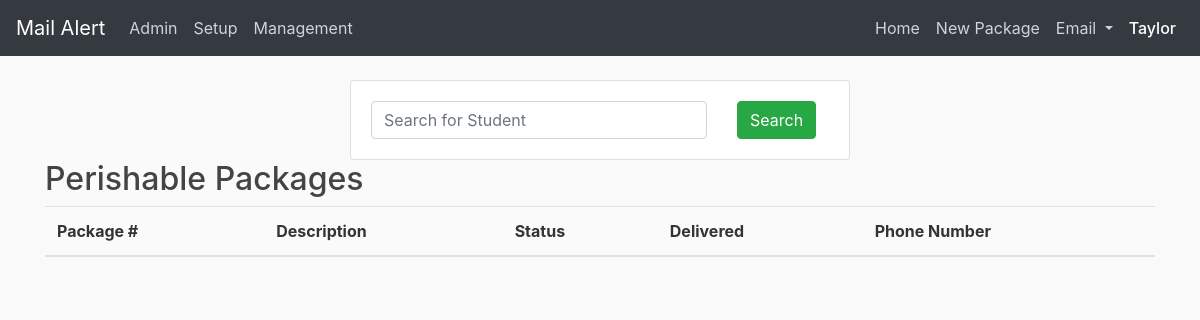
Before: /home (signed in) with the older database file.
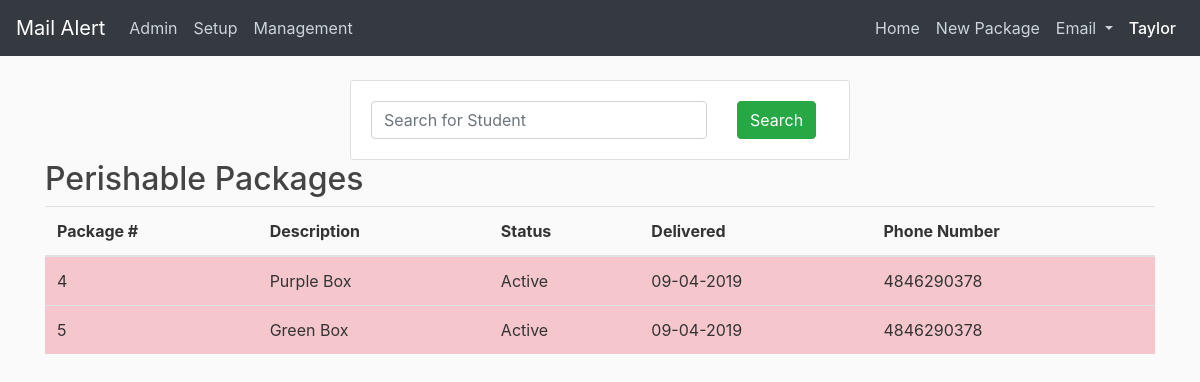
After: the same page with the newer database file.
### mailalert/models.py (models this page shows, shortened)
class Employee(db.Model, UserMixin):
    id = db.Column(db.Integer, primary_key=True)
    hired_date = db.Column(db.DateTime, nullable=False, default=datetime.now)
    end_date = db.Column(db.DateTime)
    active = db.Column(db.Boolean, default=True)
    email = db.Column(db.String(120), unique=True, nullable=False)
    first_name = db.Column(db.String(100), nullable=False)
    last_name = db.Column(db.String(100), nullable=False)
    password = db.Column(db.String(60), nullable=False)
    access = db.Column(db.String, nullable=False, default="DR")
    hall_id = db.Column(db.Integer, db.ForeignKey('hall.id'))
    logins = db.relationship('Login', backref='employee')
    sent_mail = db.relationship('SentMail', backref='employee')
    inputted_packages = db.relationship(
        'Package', foreign_keys='[Package.employee_input_id]', backref='inputted')
    removed_packages = db.relationship(
        'Package', foreign_keys='[Package.employee_remove_id]', backref='removed')
    def is_admin(self):
        return self.access == 'Admin'
    def allowed(self, access_level):
        return ACCESS[self.access] >= ACCESS[access_level]

class Package(db.Model):
    id = db.Column(db.Integer, primary_key=True)
    status = db.Column(db.String(100), nullable=False, default="Active")
    description = db.Column(db.String(250), nullable=False)
    delivery_date = db.Column(
        db.DateTime, nullable=False, default=datetime.now)
    picked_up_date = db.Column(db.DateTime)
    perishable = db.Column(db.Boolean, default=False, nullable=False)
    student_id = db.Column(db.Integer, db.ForeignKey('student.id'))
    hall_id = db.Column(db.Integer, db.ForeignKey('hall.id'))
    employee_input_id = db.Column(db.Integer, db.ForeignKey('employee.id'))
    employee_remove_id = db.Column(db.Integer, db.ForeignKey('employee.id'))

class Student(db.Model):
    id = db.Column(db.Integer, primary_key=True)
    email = db.Column(db.String(100), unique=True, nullable=False)
    student_id = db.Column(db.String(9), unique=True, nullable=False)
    first_name = db.Column(db.String(100), nullable=False)
    last_name = db.Column(db.String(100), nullable=False)
    room_number = db.Column(db.String(6), nullable=False)
    phone_number = db.Column(db.String(15), unique=True)
    hall_id = db.Column(db.Integer, db.ForeignKey('hall.id'))
    packages = db.relationship('Package', backref='owner')

### mailalert/main/routes.py (the view)
@main.route("/", methods=['GET', 'POST'])
@main.route("/home", methods=['GET', 'POST'])
@login_required
def home():
    setup = request.args.get('setup')
    packages = Package.query.filter_by(perishable=True, status="Active").all()
    form = StudentSearchForm()
    if form.validate_on_submit():
        return redirect(url_for('packages.student_packages', student_id=form.student_id.data))
    return render_template('home.html', form=form, setup=setup, packages=packages)

### mailalert/main/forms.py (shortened to what this page needs)
class StudentSearchForm(FlaskForm):
    student_id = IntegerField('Student Identification', validators=[
        DataRequired(message="Please enter a student ID")])
    submit = SubmitField("Search")

### mailalert/models.py (called while the page is built)
@login_manager.user_loader
def load_user(id):
    return Employee.query.get(int(id))

### mailalert/templates/home.html (shortened to what this page needs)
{% extends "layout_with_navbar.html" %}
{%block content %}
<form action="" method="POST">
    <div class="card" style="width:500px; margin:0 auto;">
        <div class="card-body">
            <div class="row">
                <div class="col-9">
                    {% if form.student_id.errors %}
                        {{ form.student_id(class="form-control form-control-md is-invalid") }}
                        <div class="invalid-feedback">
                            {% for error in form.student_id.errors %}
                                <span>{{ error }}</span>
                            {% endfor %}
                        </div>
                    {% else %}
                        {{ form.student_id(class="form-control form-control-md", placeholder='Search for Student') }}
                    {% endif %}
                </div>
                <div class="col-3">
                    {{ form.submit(class="btn btn-success") }}
                </div>
            </div>
        </div>
    </div>
</form>
<h2>Perishable Packages</h2>
    <table id="packagesTable" class="table table-striped table-hover">
        <thead>
            <tr>
                <th>Package&nbsp;#</th>
                <th>Description</th>
                <th>Status</th>
                <th id="deliveryDateLabel">Delivered</th>
                <th>Phone Number</th>
            </tr>
        </thead>
		<tbody>
			{% for package in packages %}
				<tr class="table-danger" data-status="{{ package.status }}">
					<td>{{ package.id }}</td>
					<td>{{ package.description }}</td>
					<td>{{ package.status }}</td>
					<td>{{ package.delivery_date.strftime('%m-%d-%Y') }}</td>
					<td>{{ package.owner.phone_number }}</td>
				</tr>
			{% endfor %}
		</tbody>
	</table>
{% endblock %}

### mailalert/templates/layout_with_navbar.html (shortened to what this page needs)
<!DOCTYPE html>
<html>
<head>
  <link rel="stylesheet" href="https://maxcdn.bootstrapcdn.com/bootstrap/4.0.0/css/bootstrap.min.css"
>
  <link rel="stylesheet" type="text/css" href="{{ url_for('static', filename='main.css') }}">
  <link rel="stylesheet" href="https://maxcdn.bootstrapcdn.com/font-awesome/4.7.0/css/font-awesome.min.css">
</head>
<body>
  <header class="site-header">
    <nav class="navbar navbar-expand-lg navbar-dark bg-dark fixed-top">
      <a class="navbar-brand" href="/">Mail Alert</a>
      <div class="collapse navbar-collapse" id="navbarNavDropdown">
        <ul class="navbar-nav">
          {% if current_user.is_authenticated %}
            {% if current_user.is_admin() %}
              <li class="nav-item">
                <a class="nav-link" href="{{ url_for('admin.index') }}">Admin<span class="sr-only">(current)</span></a>
              </li>
            {% endif %}
            {% if current_user.is_admin() %}
              <li class="nav-item" data-toggle="modal" data-target="#setupModal">
                <a class="nav-link" href="#">Setup</a>
              </li>
            {% endif %}
            {% if current_user.allowed('Building Director') %}
              <li class="nav-item">
                <a class="nav-link" href="{{ url_for('employees.management') }}">Management<span class="sr-only">(current)</span></a>
              </li>
            {% endif %}
          {% endif %}
        </ul>
        <ul class="navbar-nav ml-auto">
          <li class="nav-item">
            <a class="nav-link" href="/">Home <span class="sr-only">(current)</span></a>
          </li>
          <li class="nav-item">
            <a class="nav-link" href="{{ url_for('packages.newPackage') }}">New Package<span class="sr-only">(current)</span></a>
          </li>
          <li class="nav-item dropdown">
            <a class="nav-link dropdown-toggle" href="#" id="navbarDropdownMenuLink" data-toggle="dropdown"
              aria-haspopup="true" aria-expanded="false">
              Email
            </a>
          </li>
          <li class="nav-item dropdown">
              <a class="nav-link active" href="#" id="navbarDropdownMenuLink" data-toggle="dropdown"
                aria-haspopup="true" aria-expanded="false">
                {{ current_user.first_name }}
              </a>
            </li>
        </ul>
      </div>
    </nav>
  </header>
  <main role="main" class="container">
    <div class="row">
      <div class="col-md-12">
        {% block content %}{% endblock %}
    </div>
  </main>
</body>
</html>

### mailalert/static/main.css (style rules this page uses)
body { background: #fafafa; color: #333333; margin-top: 5rem; }
h1, h2, h3, h4, h5, h6 { color: #444444; }
.site-header .navbar-nav .nav-link { color: #cbd5db; }
.site-header .navbar-nav .nav-link.active { font-weight: 500; }

Changed rows visible on the page:
added Package: id "4", description "Purple Box", status "Active", delivery_date "09-04-2019", owner.phone_number "4846290378"
added Package: id "5", description "Green Box", status "Active", delivery_date "09-04-2019", owner.phone_number "4846290378"
